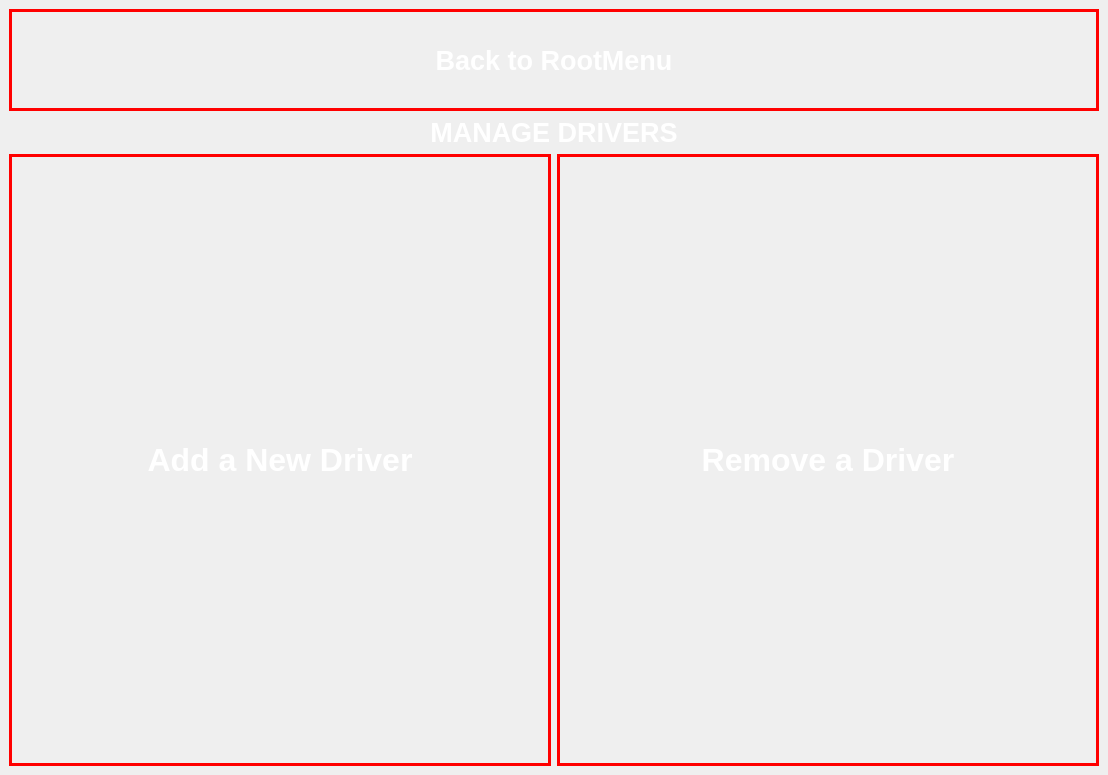
<?xml version="1.0" encoding="UTF-8"?>
<ui version="4.0">
 <class>manage_drivers</class>
 <widget class="QMainWindow" name="manage_drivers">
  <property name="geometry">
   <rect>
    <x>0</x>
    <y>0</y>
    <width>1108</width>
    <height>775</height>
   </rect>
  </property>
  <property name="font">
   <font>
    <pointsize>48</pointsize>
   </font>
  </property>
  <property name="windowTitle">
   <string>manage_drivers</string>
  </property>
  <property name="styleSheet">
   <string notr="true">background-image: url('/home/phong/Desktop/antitheft/GUI/3/a.jpg');
</string>
  </property>
  <widget class="QWidget" name="centralwidget">
   <layout class="QVBoxLayout" name="verticalLayout" stretch="2,0,12">
    <item>
     <widget class="QPushButton" name="backtoroot">
      <property name="sizePolicy">
       <sizepolicy hsizetype="Preferred" vsizetype="Preferred">
        <horstretch>0</horstretch>
        <verstretch>0</verstretch>
       </sizepolicy>
      </property>
      <property name="font">
       <font>
        <pointsize>20</pointsize>
        <weight>75</weight>
        <bold>true</bold>
       </font>
      </property>
      <property name="styleSheet">
       <string notr="true">color: white;
border: 3px solid red;</string>
      </property>
      <property name="text">
       <string>Back to RootMenu</string>
      </property>
     </widget>
    </item>
    <item>
     <widget class="QLabel" name="label">
      <property name="sizePolicy">
       <sizepolicy hsizetype="Preferred" vsizetype="Preferred">
        <horstretch>0</horstretch>
        <verstretch>0</verstretch>
       </sizepolicy>
      </property>
      <property name="font">
       <font>
        <pointsize>20</pointsize>
        <weight>75</weight>
        <bold>true</bold>
       </font>
      </property>
      <property name="styleSheet">
       <string notr="true">color: white;
</string>
      </property>
      <property name="text">
       <string>MANAGE DRIVERS</string>
      </property>
      <property name="alignment">
       <set>Qt::AlignCenter</set>
      </property>
     </widget>
    </item>
    <item>
     <layout class="QHBoxLayout" name="horizontalLayout">
      <item>
       <widget class="QPushButton" name="add_driver">
        <property name="sizePolicy">
         <sizepolicy hsizetype="Preferred" vsizetype="Preferred">
          <horstretch>0</horstretch>
          <verstretch>0</verstretch>
         </sizepolicy>
        </property>
        <property name="font">
         <font>
          <pointsize>24</pointsize>
          <weight>75</weight>
          <bold>true</bold>
         </font>
        </property>
        <property name="styleSheet">
         <string notr="true">color: white;
border: 3px solid red;</string>
        </property>
        <property name="text">
         <string>Add a New Driver</string>
        </property>
       </widget>
      </item>
      <item>
       <widget class="QPushButton" name="remove_driver">
        <property name="sizePolicy">
         <sizepolicy hsizetype="Preferred" vsizetype="Preferred">
          <horstretch>0</horstretch>
          <verstretch>0</verstretch>
         </sizepolicy>
        </property>
        <property name="font">
         <font>
          <pointsize>24</pointsize>
          <weight>75</weight>
          <bold>true</bold>
         </font>
        </property>
        <property name="styleSheet">
         <string notr="true">color: white;
border: 3px solid red;</string>
        </property>
        <property name="text">
         <string>Remove a Driver</string>
        </property>
       </widget>
      </item>
     </layout>
    </item>
   </layout>
  </widget>
 </widget>
 <resources/>
 <connections/>
</ui>
